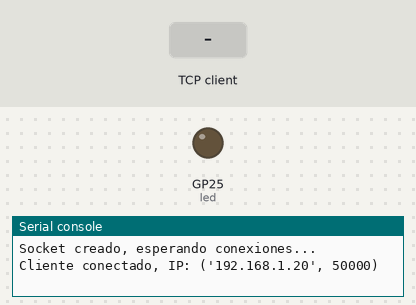
The program below on a simulated Raspberry Pi Pico running MicroPython. Parts: output pins drawn as LEDs (lit = HIGH), the last lines printed to the serial console. Inputs (shaded band) come from the test bench. One TCP client connects 1 s after the port opens and stays connected.

Above: at 3.2 s.
3.3 s: the TCP client sends "A"
At 4.5 s:
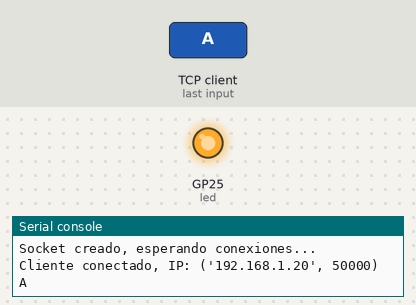
4.8 s: the TCP client sends "B"
At 5.8 s:
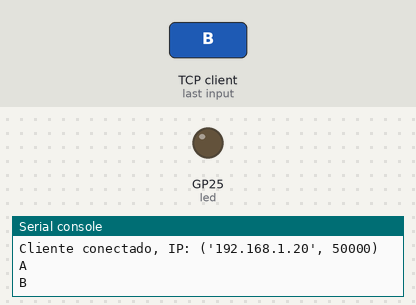
Timing chart, 0 to 7.8 s (numbered marks = the images above; inputs shaded):
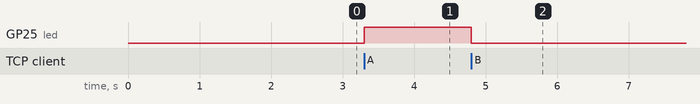

Measured:
- after the input at 3.3 s, GP25 (led): LOW → HIGH at once
- after the input at 4.8 s, GP25 (led): HIGH → LOW at once

The program:

06_ejemplo_04_servidor_pico_led.py
```python
ssid='pilotAcademic'
claveSSID = 'C85261810761'

import network
import utime
import usocket
from machine import Pin # ejemplo led

## CONEXION A LA RED

wf = network.WLAN(network.STA_IF)
wf.active(True)

wf.connect(ssid, claveSSID)

# la conexión puede demorar unos segundos,
# Creamos un ciclo que termina cuando se ha realizado la conexión
while not wf.isconnected():
    print(".")
    utime.sleep(1) # cada segundo se imprime un punto

# al salir, imprimimos
print("Conectado al WiFi")
print(wf.ifconfig())

## CREACION DEL SERVIDOR
s=usocket.socket()
#led=Pin(18,Pin.OUT)  # ejemplo led
led=Pin("LED",Pin.OUT)  # ejemplo led
s.bind(("192.168.2.164", 2025))
s.listen(10)
print("Socket creado, esperando conexiones...")
(sc,addr)=s.accept()
print("Cliente conectado, IP:", addr)
continuar=True

while continuar:
    dato = sc.recv(32).decode() # se decodifica para pasarlo a string
    print(dato)
    if dato == "z":
        continuar=False
    elif dato == "A": # ejemplo led
        led.on() # ejemplo led
    elif dato == "B": # ejemplo led
        led.off() # ejemplo led
print("Fin del programa")
sc.close()
s.close()
```
